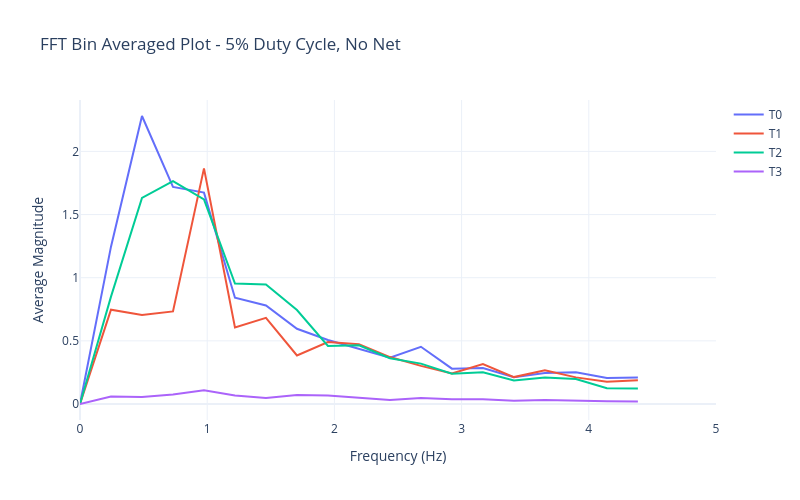

Notebook code for this chart:
### Markdown cell above
Find Vortex Shedding Frequency and Analyze

### Code cell
tether_cols = ['T0', 'T1', 'T2', 'T3']

def fft_for_segment(seg_df, col):
    time = seg_df['time'].values
    data = seg_df[col].values

    data = data - np.mean(data)

    N = len(data)
    if N < 2:
        return np.array([]), np.array([])

    dt = np.mean(np.diff(time))
    if dt <= 0:
        return np.array([]), np.array([])

    fft_vals = fft(data)
    freq = np.fft.fftfreq(N, dt)[:N // 2]
    mag = np.abs(fft_vals[:N // 2]) * 2 / N

    return freq, mag


num_bins = 10

min_time = df['time'].iloc[0]
max_time = df['time'].iloc[-1]
bin_edges = np.linspace(min_time, max_time, num_bins + 1)

spectra_by_tether = {col: [] for col in tether_cols}
freq_axis = None

for i in range(num_bins):
    start_time = bin_edges[i]
    end_time = bin_edges[i + 1]

    if i == num_bins - 1:
        seg_df = df[(df['time'] >= start_time) & (df['time'] <= end_time)].copy()
    else:
        seg_df = df[(df['time'] >= start_time) & (df['time'] < end_time)].copy()

    if len(seg_df) < 10:
        continue

    for col in tether_cols:
        freq, mag = fft_for_segment(seg_df, col)

        if len(freq) == 0:
            continue

        if freq_axis is None:
            freq_axis = freq

        mag_interp = np.interp(freq_axis, freq, mag)
        spectra_by_tether[col].append(mag_interp)


avg_spectra = {}

for col in tether_cols:
    if spectra_by_tether[col]:
        avg_spectra[col] = np.mean(np.vstack(spectra_by_tether[col]), axis=0)


fig = go.Figure()

for col in tether_cols:
    if col in avg_spectra:
        fig.add_trace(go.Scatter(
            x=freq_axis,
            y=avg_spectra[col],
            mode='lines',
            name=col,
            line=dict(width=2)
        ))

fig.update_layout(
    title=f'FFT Bin Averaged Plot - {duty_cycle}% Duty Cycle, {net_or_not.replace("_", " ").title()}',
    xaxis_title='Frequency (Hz)',
    yaxis_title='Average Magnitude',
    template='plotly_white',
    hovermode='x unified',
    height=500,
    width=800
)

fig.update_xaxes(range=[0, 5])
fig.show()

### Figure 1 — Plotly figure (JSON) as saved in the notebook; plotly's stock layout.template omitted (floating-point values rounded to 4 significant figures)
{"data": [{"line": {"width": 2}, "mode": "lines", "name": "T0", "type": "scatter", "x": [0.0, 0.2437, 0.4873, 0.731, 0.9747, 1.218, 1.462, 1.706, 1.949, 2.193, 2.437, 2.68, 2.924, 3.168, 3.411, 3.655, 3.899, 4.142, 4.386], "y": [3.49e-15, 1.246, 2.28, 1.719, 1.673, 0.8417, 0.7796, 0.5955, 0.5072, 0.4377, 0.3662, 0.4529, 0.2796, 0.2853, 0.2114, 0.2456, 0.2511, 0.2055, 0.2091]}, {"line": {"width": 2}, "mode": "lines", "name": "T1", "type": "scatter", "x": [0.0, 0.2437, 0.4873, 0.731, 0.9747, 1.218, 1.462, 1.706, 1.949, 2.193, 2.437, 2.68, 2.924, 3.168, 3.411, 3.655, 3.899, 4.142, 4.386], "y": [7.233e-16, 0.7467, 0.7054, 0.7328, 1.866, 0.606, 0.6824, 0.3842, 0.491, 0.4727, 0.3717, 0.3019, 0.2419, 0.3168, 0.2131, 0.2675, 0.2108, 0.176, 0.1877]}, {"line": {"width": 2}, "mode": "lines", "name": "T2", "type": "scatter", "x": [0.0, 0.2437, 0.4873, 0.731, 0.9747, 1.218, 1.462, 1.706, 1.949, 2.193, 2.437, 2.68, 2.924, 3.168, 3.411, 3.655, 3.899, 4.142, 4.386], "y": [1.862e-15, 0.8503, 1.632, 1.764, 1.62, 0.9533, 0.9453, 0.7442, 0.4601, 0.4646, 0.3628, 0.3197, 0.2404, 0.2504, 0.1862, 0.2108, 0.1975, 0.1251, 0.1236]}, {"line": {"width": 2}, "mode": "lines", "name": "T3", "type": "scatter", "x": [0.0, 0.2437, 0.4873, 0.731, 0.9747, 1.218, 1.462, 1.706, 1.949, 2.193, 2.437, 2.68, 2.924, 3.168, 3.411, 3.655, 3.899, 4.142, 4.386], "y": [1.046e-16, 0.05942, 0.05446, 0.07476, 0.1093, 0.06696, 0.04819, 0.0712, 0.06635, 0.05075, 0.03238, 0.04832, 0.03796, 0.03779, 0.02617, 0.03105, 0.02404, 0.0225, 0.02042]}], "layout": {"height": 500, "hovermode": "x unified", "title": {"text": "FFT Bin Averaged Plot - 5% Duty Cycle, No Net"}, "width": 800, "xaxis": {"range": [0, 5], "title": {"text": "Frequency (Hz)"}}, "yaxis": {"title": {"text": "Average Magnitude"}}}}
